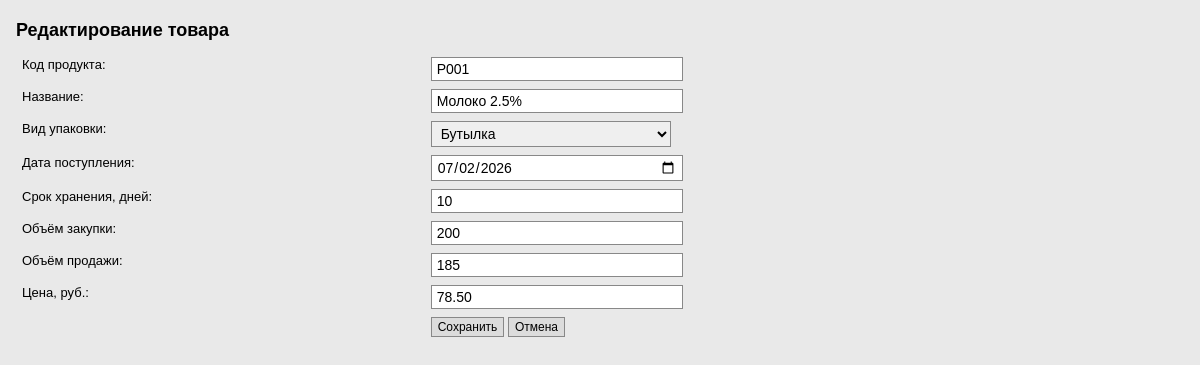
Page /edit/2/ on the committed database.
### store/models.py (models this page shows, shortened)
class Product(models.Model):
    PACKAGE_CHOICES = [
        ("bottle", "Бутылка"),
        ("pack", "Пакет"),
        ("box", "Коробка"),
        ("can", "Банка"),
        ("bag", "Мешок"),
        ("weight", "Развес (без упаковки)"),
    ]
    code = models.CharField("Код продукта", max_length=20, unique=True)
    name = models.CharField("Название", max_length=150)
    package = models.CharField("Вид упаковки", max_length=20, choices=PACKAGE_CHOICES, default="pack")
    arrival_date = models.DateField("Дата поступления", default=timezone.now)
    shelf_life_days = models.PositiveIntegerField("Срок хранения, дней", default=30)
    purchase_volume = models.PositiveIntegerField("Объём закупки", default=0)
    sale_volume = models.PositiveIntegerField("Объём продажи", default=0)
    price = models.DecimalField("Цена, руб.", max_digits=10, decimal_places=2, default=0)
    discounted = models.BooleanField("Уценён", default=False)
    class Meta:
        verbose_name = "Товар"
        verbose_name_plural = "Товары"
        ordering = ["name"]

### store/views.py (the view)
# urls.py: path("edit/<int:pk>/", views.product_update, name="product_update"),
def product_update(request, pk):
    product = _find_product(pk)
    if product is None:
        messages.error(request, error_text("E303"))
        return redirect("product_list")
    if request.method == "POST":
        form = ProductForm(request.POST, instance=product)
        if form.is_valid():
            form.save()
            messages.success(request, "Изменения сохранены.")
            return redirect("product_list")
    else:
        form = ProductForm(instance=product)
    return render(request, "store/product_form.html", {
        "form": form,
        "title": "Редактирование товара",
    })

### store/views.py (called while the page is built)
def _find_product(pk):
    try:
        return Product.objects.get(pk=pk)
    except (Product.DoesNotExist, ValueError):
        return None

### store/templates/store/product_form.html (shortened to what this page needs)
{% extends "base.html" %}
{% block content %}
    <h2>{{ title }}</h2>
    <form method="post">
        <table class="form-table">
            {% for field in form %}
                <tr>
                    <td>{{ field.label }}:</td>
                    <td>
                        {{ field }}
                    </td>
                </tr>
            {% endfor %}
            <tr>
                <td></td>
                <td>
                    <button class="btn" type="submit">Сохранить</button>
                    <a class="btn" href="{% url 'product_list' %}">Отмена</a>
                </td>
            </tr>
        </table>
    </form>
{% endblock %}

### store/templates/base.html (style rules this page uses)
body { font-family: Tahoma, Verdana, sans-serif; font-size: 14px; background: #e9e9e9; color: #000; margin: 0; padding: 20px 0; }
h2 { font-size: 18px; margin: 0 0 12px 0; }
.btn { font-family: Tahoma, Verdana, sans-serif; font-size: 13px; padding: 5px 10px; border: 1px solid #888; background: #dcdcdc; color: #000; cursor: pointer; text-decoration: none; display: inline-block; }
table { border-collapse: collapse; width: 100%; }
th, td { border: 1px solid #bbb; padding: 4px 6px; font-size: 13px; text-align: left; vertical-align: top; overflow-wrap: break-word; }
td .btn { padding: 2px 6px; font-size: 12px; }
.form-table td { border: none; padding: 4px 6px; }
.field { font-family: Tahoma, Verdana, sans-serif; font-size: 14px; padding: 3px 5px; border: 1px solid #888; width: 240px; }

### rows in the picture
Product: form "P001" "Молоко 2.5%" "Бутылка" "07/02/2026" "10" "200" "185" "78.50"

### other values in the picture
{{ title }} "Редактирование товара"
{{ field.label }} "Код продукта" "Название" "Вид упаковки" "Дата поступления" "Срок хранения, дней" "Объём закупки" "Объём продажи" "Цена, руб."
